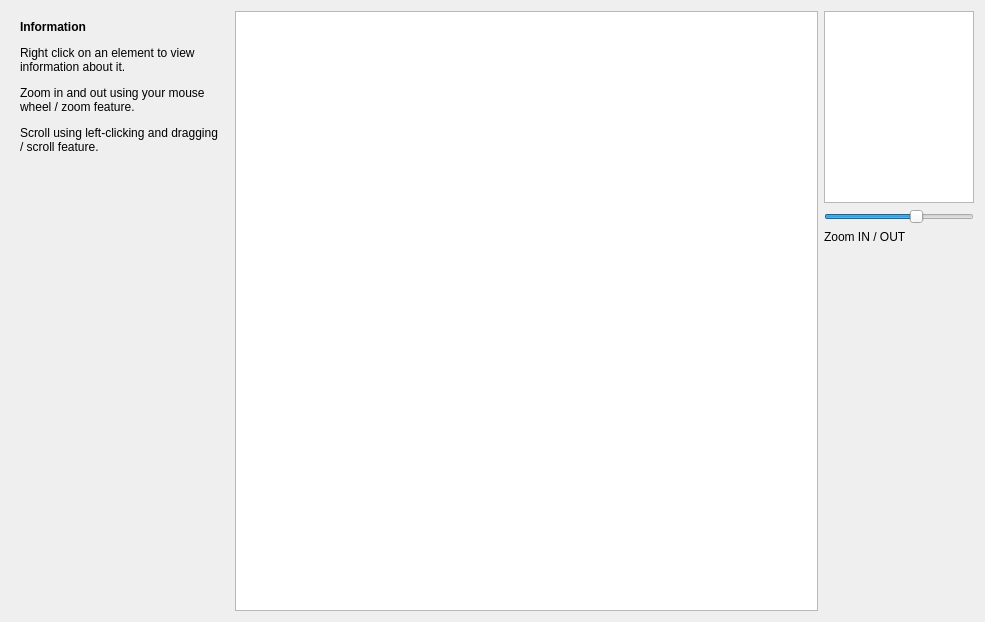
<?xml version="1.0" encoding="UTF-8"?>
<ui version="4.0">
 <class>isotopeWidget</class>
 <widget class="QWidget" name="isotopeWidget">
  <property name="geometry">
   <rect>
    <x>0</x>
    <y>0</y>
    <width>985</width>
    <height>622</height>
   </rect>
  </property>
  <layout class="QGridLayout" name="gridLayout">
   <item row="0" column="3">
    <layout class="QVBoxLayout" name="verticalLayout_2">
     <item>
      <widget class="IsotopeGuideView" name="guide">
       <property name="sizePolicy">
        <sizepolicy hsizetype="Preferred" vsizetype="Preferred">
         <horstretch>0</horstretch>
         <verstretch>0</verstretch>
        </sizepolicy>
       </property>
       <property name="minimumSize">
        <size>
         <width>150</width>
         <height>0</height>
        </size>
       </property>
       <property name="maximumSize">
        <size>
         <width>150</width>
         <height>300</height>
        </size>
       </property>
       <property name="verticalScrollBarPolicy">
        <enum>Qt::ScrollBarAlwaysOff</enum>
       </property>
       <property name="horizontalScrollBarPolicy">
        <enum>Qt::ScrollBarAlwaysOff</enum>
       </property>
      </widget>
     </item>
     <item>
      <widget class="QSlider" name="Slider">
       <property name="sizePolicy">
        <sizepolicy hsizetype="Preferred" vsizetype="Fixed">
         <horstretch>0</horstretch>
         <verstretch>0</verstretch>
        </sizepolicy>
       </property>
       <property name="minimum">
        <number>-12</number>
       </property>
       <property name="maximum">
        <number>23</number>
       </property>
       <property name="value">
        <number>10</number>
       </property>
       <property name="orientation">
        <enum>Qt::Horizontal</enum>
       </property>
      </widget>
     </item>
     <item>
      <widget class="QLabel" name="label_2">
       <property name="text">
        <string>Zoom IN / OUT</string>
       </property>
      </widget>
     </item>
     <item>
      <spacer name="verticalSpacer">
       <property name="orientation">
        <enum>Qt::Vertical</enum>
       </property>
       <property name="sizeHint" stdset="0">
        <size>
         <width>20</width>
         <height>40</height>
        </size>
       </property>
      </spacer>
     </item>
    </layout>
   </item>
   <item row="0" column="2">
    <widget class="IsotopeView" name="gv">
     <property name="sizePolicy">
      <sizepolicy hsizetype="Expanding" vsizetype="Expanding">
       <horstretch>0</horstretch>
       <verstretch>0</verstretch>
      </sizepolicy>
     </property>
     <property name="dragMode">
      <enum>QGraphicsView::ScrollHandDrag</enum>
     </property>
    </widget>
   </item>
   <item row="0" column="1">
    <widget class="QWidget" name="infoWidget" native="true">
     <property name="maximumSize">
      <size>
       <width>16777215</width>
       <height>16777215</height>
      </size>
     </property>
     <layout class="QVBoxLayout" name="verticalLayout">
      <item>
       <widget class="QLabel" name="label">
        <property name="sizePolicy">
         <sizepolicy hsizetype="Preferred" vsizetype="Preferred">
          <horstretch>0</horstretch>
          <verstretch>0</verstretch>
         </sizepolicy>
        </property>
        <property name="minimumSize">
         <size>
          <width>0</width>
          <height>0</height>
         </size>
        </property>
        <property name="maximumSize">
         <size>
          <width>200</width>
          <height>16777203</height>
         </size>
        </property>
        <property name="text">
         <string>&lt;p&gt;&lt;b&gt;Information&lt;/b&gt;&lt;/p&gt;
&lt;p&gt;Right click on an element to view information about it.&lt;/p&gt;
&lt;p&gt;Zoom in and out using your mouse wheel / zoom feature.&lt;/p&gt;
&lt;p&gt;Scroll using left-clicking and dragging / scroll feature.&lt;/p&gt;</string>
        </property>
        <property name="textFormat">
         <enum>Qt::RichText</enum>
        </property>
        <property name="alignment">
         <set>Qt::AlignLeading|Qt::AlignLeft|Qt::AlignTop</set>
        </property>
        <property name="wordWrap">
         <bool>true</bool>
        </property>
       </widget>
      </item>
     </layout>
    </widget>
   </item>
  </layout>
 </widget>
 <customwidgets>
  <customwidget>
   <class>IsotopeView</class>
   <extends>QGraphicsView</extends>
   <header location="global">isotopeview.h</header>
  </customwidget>
  <customwidget>
   <class>IsotopeGuideView</class>
   <extends>QGraphicsView</extends>
   <header>isotopeguideview.h</header>
  </customwidget>
 </customwidgets>
 <resources/>
 <connections/>
</ui>
